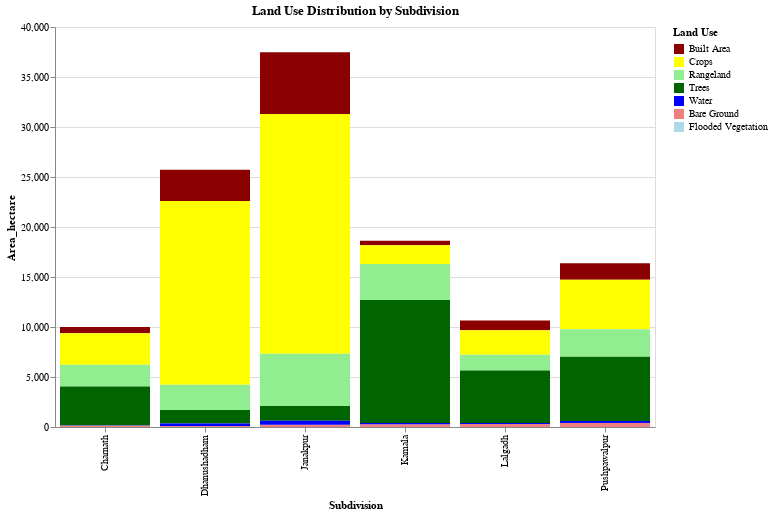

This figure's notebook cell:
### Code cell
import altair as alt

color_domain = ['Built Area', 'Crops', 'Rangeland', 'Trees', 'Water', 'Bare Ground', 'Flooded Vegetation']
color_range = ['darkred', 'yellow', 'lightgreen', 'darkgreen', 'blue', 'lightcoral', 'lightblue']

alt.Chart(landuse_summary).mark_bar().encode(
    x='Subdivision',
    y='Area_hectare',
    color=alt.Color('Landuse',
                    scale=alt.Scale(domain=color_domain, range=color_range),
                    legend=alt.Legend(title="Land Use")),
    tooltip=['Subdivision', 'Landuse', 'Area_hectare'],
    text=alt.Text('Area_hectare', format='.1f') # Add text label to bars
).properties(
    width=600,
    height=400,
    title="Land Use Distribution by Subdivision"
)

### Figure 1 — Vega-Lite specification as saved in the notebook (floating-point values rounded to 4 significant figures)
{"config": {"view": {"continuousWidth": 300, "continuousHeight": 300}}, "data": {"name": "data-52db6c05b4823d44c55521f807a2c916"}, "mark": {"type": "bar"}, "encoding": {"color": {"field": "Landuse", "legend": {"title": "Land Use"}, "scale": {"domain": ["Built Area", "Crops", "Rangeland", "Trees", "Water", "Bare Ground", "Flooded Vegetation"], "range": ["darkred", "yellow", "lightgreen", "darkgreen", "blue", "lightcoral", "lightblue"]}, "type": "nominal"}, "text": {"field": "Area_hectare", "format": ".1f", "type": "quantitative"}, "tooltip": [{"field": "Subdivision", "type": "nominal"}, {"field": "Landuse", "type": "nominal"}, {"field": "Area_hectare", "type": "quantitative"}], "x": {"field": "Subdivision", "type": "nominal"}, "y": {"field": "Area_hectare", "type": "quantitative"}}, "height": 400, "title": "Land Use Distribution by Subdivision", "width": 600, "$schema": "https://vega.github.io/schema/vega-lite/v5.20.1.json", "datasets": {"data-52db6c05b4823d44c55521f807a2c916": [{"Subdivision": "Charnath", "Landuse": "Bare Ground", "Area_hectare": 154.8, "Percent_of_Subdivision": 1.547, "Percent_of_Total": 0.1302}, {"Subdivision": "Charnath", "Landuse": "Built Area", "Area_hectare": 639.3, "Percent_of_Subdivision": 6.387, "Percent_of_Total": 0.5378}, {"Subdivision": "Charnath", "Landuse": "Crops", "Area_hectare": 3137.0, "Percent_of_Subdivision": 31.34, "Percent_of_Total": 2.639}, {"Subdivision": "Charnath", "Landuse": "Rangeland", "Area_hectare": 2172.0, "Percent_of_Subdivision": 21.7, "Percent_of_Total": 1.827}, {"Subdivision": "Charnath", "Landuse": "Trees", "Area_hectare": 3879.0, "Percent_of_Subdivision": 38.75, "Percent_of_Total": 3.263}, {"Subdivision": "Charnath", "Landuse": "Water", "Area_hectare": 28.26, "Percent_of_Subdivision": 0.2823, "Percent_of_Total": 0.02377}, {"Subdivision": "Dhanushadham", "Landuse": "Bare Ground", "Area_hectare": 87.54, "Percent_of_Subdivision": 0.3401, "Percent_of_Total": 0.07364}, {"Subdivision": "Dhanushadham", "Landuse": "Built Area", "Area_hectare": 3127.0, "Percent_of_Subdivision": 12.15, "Percent_of_Total": 2.63}, {"Subdivision": "Dhanushadham", "Landuse": "Crops", "Area_hectare": 18380.0, "Percent_of_Subdivision": 71.4, "Percent_of_Total": 15.46}, {"Subdivision": "Dhanushadham", "Landuse": "Rangeland", "Area_hectare": 2539.0, "Percent_of_Subdivision": 9.866, "Percent_of_Total": 2.136}, {"Subdivision": "Dhanushadham", "Landuse": "Trees", "Area_hectare": 1348.0, "Percent_of_Subdivision": 5.238, "Percent_of_Total": 1.134}, {"Subdivision": "Dhanushadham", "Landuse": "Water", "Area_hectare": 258.5, "Percent_of_Subdivision": 1.004, "Percent_of_Total": 0.2174}, {"Subdivision": "Janakpur", "Landuse": "Bare Ground", "Area_hectare": 225.6, "Percent_of_Subdivision": 0.6018, "Percent_of_Total": 0.1898}, {"Subdivision": "Janakpur", "Landuse": "Built Area", "Area_hectare": 6174.0, "Percent_of_Subdivision": 16.47, "Percent_of_Total": 5.194}, {"Subdivision": "Janakpur", "Landuse": "Crops", "Area_hectare": 23980.0, "Percent_of_Subdivision": 63.99, "Percent_of_Total": 20.18}, {"Subdivision": "Janakpur", "Landuse": "Rangeland", "Area_hectare": 5233.0, "Percent_of_Subdivision": 13.96, "Percent_of_Total": 4.402}, {"Subdivision": "Janakpur", "Landuse": "Trees", "Area_hectare": 1479.0, "Percent_of_Subdivision": 3.945, "Percent_of_Total": 1.244}, {"Subdivision": "Janakpur", "Landuse": "Water", "Area_hectare": 387.2, "Percent_of_Subdivision": 1.033, "Percent_of_Total": 0.3257}, {"Subdivision": "Kamala", "Landuse": "Bare Ground", "Area_hectare": 266.0, "Percent_of_Subdivision": 1.429, "Percent_of_Total": 0.2237}, {"Subdivision": "Kamala", "Landuse": "Built Area", "Area_hectare": 431.1, "Percent_of_Subdivision": 2.315, "Percent_of_Total": 0.3626}, {"Subdivision": "Kamala", "Landuse": "Crops", "Area_hectare": 1899.0, "Percent_of_Subdivision": 10.2, "Percent_of_Total": 1.597}, {"Subdivision": "Kamala", "Landuse": "Flooded Vegetation", "Area_hectare": 0.893, "Percent_of_Subdivision": 0.004796, "Percent_of_Total": 0.0007512}, {"Subdivision": "Kamala", "Landuse": "Rangeland", "Area_hectare": 3578.0, "Percent_of_Subdivision": 19.22, "Percent_of_Total": 3.01}, {"Subdivision": "Kamala", "Landuse": "Trees", "Area_hectare": 12310.0, "Percent_of_Subdivision": 66.11, "Percent_of_Total": 10.35}, {"Subdivision": "Kamala", "Landuse": "Water", "Area_hectare": 134.6, "Percent_of_Subdivision": 0.7231, "Percent_of_Total": 0.1133}, {"Subdivision": "Lalgadh", "Landuse": "Bare Ground", "Area_hectare": 298.9, "Percent_of_Subdivision": 2.808, "Percent_of_Total": 0.2514}, {"Subdivision": "Lalgadh", "Landuse": "Built Area", "Area_hectare": 971.3, "Percent_of_Subdivision": 9.124, "Percent_of_Total": 0.8171}, {"Subdivision": "Lalgadh", "Landuse": "Crops", "Area_hectare": 2447.0, "Percent_of_Subdivision": 22.98, "Percent_of_Total": 2.058}, {"Subdivision": "Lalgadh", "Landuse": "Rangeland", "Area_hectare": 1587.0, "Percent_of_Subdivision": 14.91, "Percent_of_Total": 1.335}, {"Subdivision": "Lalgadh", "Landuse": "Trees", "Area_hectare": 5243.0, "Percent_of_Subdivision": 49.26, "Percent_of_Total": 4.411}, {"Subdivision": "Lalgadh", "Landuse": "Water", "Area_hectare": 97.6, "Percent_of_Subdivision": 0.9169, "Percent_of_Total": 0.0821}, {"Subdivision": "Pushpawalpur", "Landuse": "Bare Ground", "Area_hectare": 399.2, "Percent_of_Subdivision": 2.437, "Percent_of_Total": 0.3358}, {"Subdivision": "Pushpawalpur", "Landuse": "Built Area", "Area_hectare": 1643.0, "Percent_of_Subdivision": 10.03, "Percent_of_Total": 1.382}, {"Subdivision": "Pushpawalpur", "Landuse": "Crops", "Area_hectare": 4959.0, "Percent_of_Subdivision": 30.28, "Percent_of_Total": 4.172}, {"Subdivision": "Pushpawalpur", "Landuse": "Rangeland", "Area_hectare": 2757.0, "Percent_of_Subdivision": 16.83, "Percent_of_Total": 2.319}, {"Subdivision": "Pushpawalpur", "Landuse": "Trees", "Area_hectare": 6418.0, "Percent_of_Subdivision": 39.19, "Percent_of_Total": 5.399}, {"Subdivision": "Pushpawalpur", "Landuse": "Water", "Area_hectare": 202.6, "Percent_of_Subdivision": 1.237, "Percent_of_Total": 0.1704}]}}
